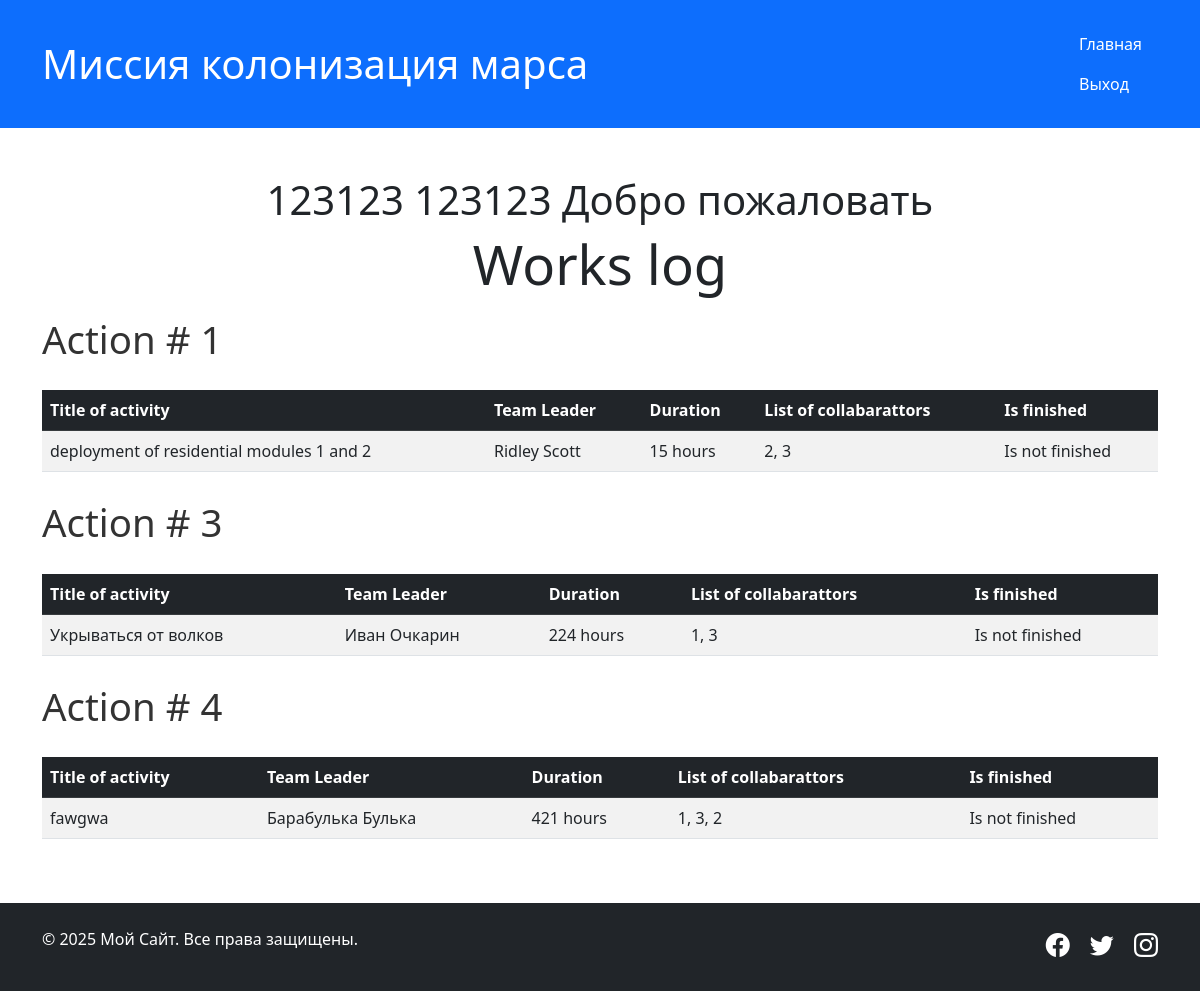
Page / (signed in) on the committed database.
### models/user.py (models this page shows, shortened)
class User(UserMixin, SqlAlchemyBase):
    __tablename__ = 'users'
    id = sqlalchemy.Column(sqlalchemy.Integer,
                           primary_key=True, autoincrement=True)
    name = sqlalchemy.Column(sqlalchemy.String)
    surname = sqlalchemy.Column(sqlalchemy.String)
    age = sqlalchemy.Column(sqlalchemy.Integer)
    position = sqlalchemy.Column(sqlalchemy.String)
    speciality = sqlalchemy.Column(sqlalchemy.String)
    address = sqlalchemy.Column(sqlalchemy.String)
    email = sqlalchemy.Column(sqlalchemy.String, unique=True)
    hashed_password = sqlalchemy.Column(sqlalchemy.String)
    modified_date = sqlalchemy.Column(sqlalchemy.DateTime)
    collaborators_jobs = orm.relationship("Jobs",
                                          secondary="association",
                                          back_populates="collaborators")
    created_jobs = orm.relationship('Jobs', back_populates='team_leader')

### models/jobs.py (models this page shows)
class Jobs(SqlAlchemyBase):
    __tablename__ = 'jobs'
    id = sqlalchemy.Column(sqlalchemy.Integer,
                           primary_key=True, autoincrement=True)
    team_leader = orm.relationship('User')
    team_leader_id = sqlalchemy.Column(
        sqlalchemy.Integer, sqlalchemy.ForeignKey('users.id'))
    job = sqlalchemy.Column(sqlalchemy.String)
    work_size = sqlalchemy.Column(sqlalchemy.Integer)
    collaborators = orm.relationship("User",
                                     secondary="association",
                                     back_populates="collaborators_jobs")
    start_date = sqlalchemy.Column(sqlalchemy.DateTime)
    end_date = sqlalchemy.Column(sqlalchemy.DateTime)
    is_finished = sqlalchemy.Column(sqlalchemy.Boolean)
    def get_collabarators_by_id_to_string(self):
        return ', '.join([str(x.id) for x in self.collaborators])
    def get_is_finsihed_to_string(self):
        if self.is_finished:
            return 'Is finished'
        return 'Is not finished'

### routes/main.py (the view)
@main_bp.route('/', methods=['GET'])
def home():
    db_ses = create_session()
    jobs = db_ses.query(Jobs).all()
    return render_template('index.html', jobs=jobs)

### database/db_session.py (called while the page is built)
def create_session() -> Session:
    global __factory
    return __factory()

### models/user.py (called while the page is built)
@login_manager.user_loader
def load_user(user_id):
    return create_session().query(User).filter(User.id == user_id).first()

### templates/index.html (shortened to what this page needs)
{% extends "base.html" %}
{% block content %}
    {% if current_user.is_authenticated %}
    <div class="text-center">
        <h1 class="mb-2">{{current_user.surname}} {{current_user.name}} Добро пожаловать</h1>
    </div>
    {% endif %}
    <div class="text-center"><h3 class="custom-header-large">Works log</h3></div>
    <div class="table-responsive">
        {% for job in jobs %}
        <p class="custom-action-large">Action # {{job.id}}</p>
        <table class="table table-striped table-hover">
            <thead class="table-dark">
                <tr>
                    <th scope="col">Title of activity</th>
                    <th scope="col">Team Leader</th>
                    <th scope="col">Duration</th>
                    <th scope="col">List of collabarattors</th>
                    <th scope="col">Is finished</th>
                </tr>
            </thead>
            <tbody>
                <tr>
                    <td>{{job.job}}</td>
                    <td>{{job.team_leader.name}} {{job.team_leader.surname}}</td>
                    <td>{{job.work_size}} hours</td>
                    <td>{{job.get_collabarators_by_id_to_string()}}</td>
                    <td>{{job.get_is_finsihed_to_string()}}</td>
                </tr>
            </tbody>
        </table>
        {% endfor %}
    </div>
{% endblock %}

### static/css/style.css (style rules this page uses)
body { font-family: 'Segoe UI', Tahoma, Geneva, Verdana, sans-serif; }

### templates/index.html (style rules this page uses)
.custom-action-large { font-size: 2.4rem; line-height: 1.8; color: #333; }
.custom-header-large { font-size : 3.4rem; }

### rows in the picture
User: surname "123123", name "123123"
Jobs: id "1", job "deployment of residential modules 1 and 2", team_leader.name "Ridley", team_leader.surname "Scott", work_size "15", get_collabarators_by_id_to_string "2, 3", get_is_finsihed_to_string "Is not finished"
Jobs: id "3", job "Укрываться от волков", team_leader.name "Иван", team_leader.surname "Очкарин", work_size "224", get_collabarators_by_id_to_string "1, 3", get_is_finsihed_to_string "Is not finished"
Jobs: id "4", job "fawgwa", team_leader.name "Барабулька", team_leader.surname "Булька", work_size "421", get_collabarators_by_id_to_string "1, 3, 2", get_is_finsihed_to_string "Is not finished"
